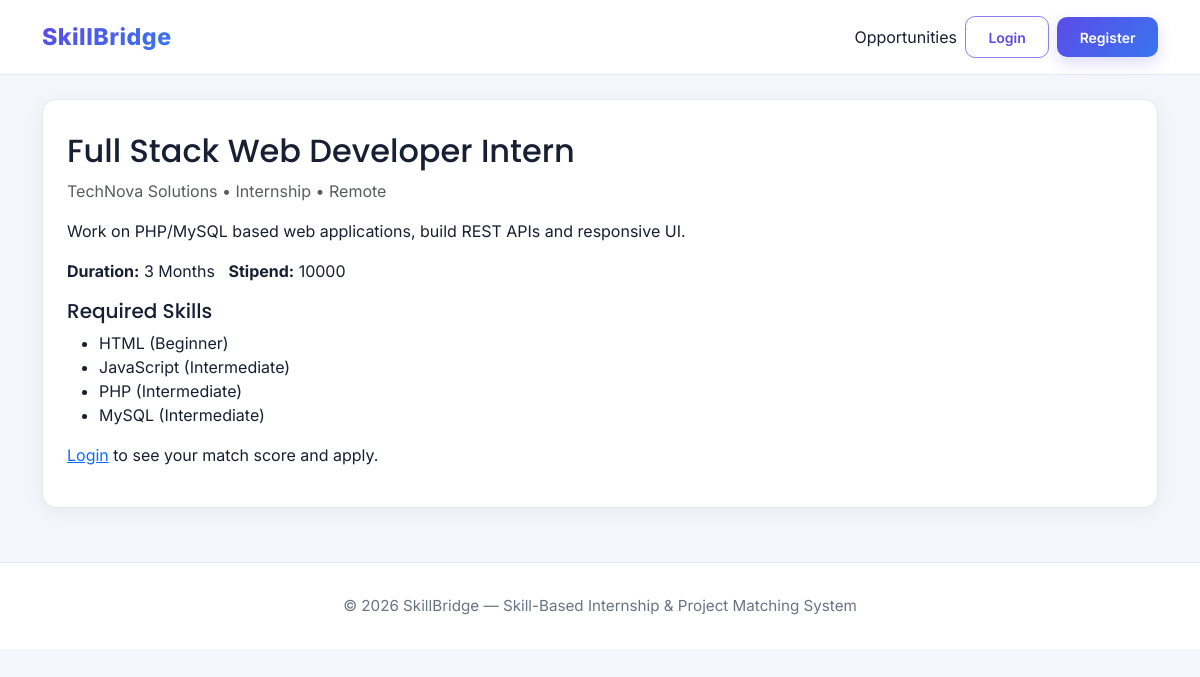
/opportunity.php?id=1, run on the app's committed database.
### tables this page shows
CREATE TABLE opportunities (
    id INT AUTO_INCREMENT PRIMARY KEY,
    title VARCHAR(150) NOT NULL,
    company VARCHAR(150) NOT NULL,
    type ENUM('Internship','Project') DEFAULT 'Internship',
    description TEXT,
    location VARCHAR(100) DEFAULT 'Remote',
    duration VARCHAR(50) DEFAULT NULL,
    stipend VARCHAR(50) DEFAULT NULL,
    posted_by INT DEFAULT NULL,
    created_at TIMESTAMP DEFAULT CURRENT_TIMESTAMP,
    FOREIGN KEY (posted_by) REFERENCES admins(id) ON DELETE SET NULL
);

CREATE TABLE opportunity_skills (
    id INT AUTO_INCREMENT PRIMARY KEY,
    opportunity_id INT NOT NULL,
    skill_id INT NOT NULL,
    required_level ENUM('Beginner','Intermediate','Advanced') DEFAULT 'Beginner',
    FOREIGN KEY (opportunity_id) REFERENCES opportunities(id) ON DELETE CASCADE,
    FOREIGN KEY (skill_id) REFERENCES skills(id) ON DELETE CASCADE,
    UNIQUE KEY unique_opp_skill (opportunity_id, skill_id)
);

CREATE TABLE skills (
    id INT AUTO_INCREMENT PRIMARY KEY,
    skill_name VARCHAR(100) UNIQUE NOT NULL,
    category VARCHAR(100) DEFAULT 'General'
);

### opportunity.php (the view, shortened to what this page needs)
<?php
require_once 'config/database.php';
$oppId = (int) ($_GET['id'] ?? 0);
$stmt = $conn->prepare("SELECT * FROM opportunities WHERE id = ?");
$stmt->bind_param("i", $oppId);
$stmt->execute();
$opp = $stmt->get_result()->fetch_assoc();
$reqSkills = $conn->prepare("SELECT s.skill_name, os.required_level FROM opportunity_skills os JOIN skills s ON s.id = os.skill_id WHERE os.opportunity_id = ?");
$reqSkills->bind_param("i", $oppId);
$reqSkills->execute();
$reqSkills = $reqSkills->get_result();
$studentId = $_SESSION['student_id'] ?? null;
$match = null; $gap = []; $alreadyApplied = false; $alreadyBookmarked = false;
include 'includes/header.php';
include 'includes/navbar.php';
?>
<div class="container py-4">
  <div class="sb-card p-4">
    <h2 class="mt-2"><?php echo htmlspecialchars($opp['title']); ?></h2>
    <p class="text-muted"><?php echo htmlspecialchars($opp['company']); ?> • <?php echo htmlspecialchars($opp['type']); ?> • <?php echo htmlspecialchars($opp['location']); ?></p>
    <p><?php echo nl2br(htmlspecialchars($opp['description'])); ?></p>
    <p><strong>Duration:</strong> <?php echo htmlspecialchars($opp['duration']); ?> &nbsp; <strong>Stipend:</strong> <?php echo htmlspecialchars($opp['stipend']); ?></p>
    <h5 class="mt-3">Required Skills</h5>
    <ul>
    <?php while ($rs = $reqSkills->fetch_assoc()): ?>
      <li><?php echo htmlspecialchars($rs['skill_name']); ?> (<?php echo $rs['required_level']; ?>)</li>
    <?php endwhile; ?>
    </ul>
    <?php if ($studentId): ?>
      <?php if (!empty($gap)): ?>
        <div class="sb-gap-box">
          <strong>Skill Gap:</strong> you're missing
          <?php echo implode(', ', array_map(fn($g) => htmlspecialchars($g['skill_name']), $gap)); ?>.
          <a href="<?php echo BASE_URL; ?>skills.php">Add these skills</a> to improve your match.
        </div>
      <?php endif; ?>
      <div class="mt-3 d-flex gap-2">
        <?php if ($alreadyApplied): ?>
          <button class="btn sb-btn-outline" disabled>Already Applied</button>
        <?php else: ?>
          <form method="POST" action="api/apply.php">
            <input type="hidden" name="opportunity_id" value="<?php echo $oppId; ?>">
            <button class="btn sb-btn-primary" type="submit">Apply Now</button>
          </form>
        <?php endif; ?>
        <form method="POST" action="api/bookmark.php">
          <input type="hidden" name="opportunity_id" value="<?php echo $oppId; ?>">
          <button class="btn sb-btn-outline" type="submit"><?php echo $alreadyBookmarked ? 'Remove Bookmark' : 'Bookmark'; ?></button>
        </form>
      </div>
    <?php else: ?>
      <p><a href="<?php echo BASE_URL; ?>login.php">Login</a> to see your match score and apply.</p>
    <?php endif; ?>
  </div>
</div>
<?php include 'includes/footer.php'; ?>

### includes/header.php (shortened to what this page needs)
<!DOCTYPE html>
<html lang="en">
<head>
<link rel="stylesheet" href="https://cdn.jsdelivr.net/npm/bootstrap@5.3.2/dist/css/bootstrap.min.css">
<link rel="stylesheet" href="https://cdn.jsdelivr.net/npm/bootstrap-icons@1.11.3/font/bootstrap-icons.min.css">
<link rel="stylesheet" href="<?php echo BASE_URL; ?>assets/css/style.css">
</head>
<body>

### includes/navbar.php (shortened to what this page needs)
<?php
$isLoggedIn = isset($_SESSION['student_id']);
?>
<?php if ($isLoggedIn): ?>
<button class="sb-mobile-toggle" type="button" aria-label="Open navigation" data-sb-sidebar-toggle>
  <i class="bi bi-list"></i>
</button>
<div class="sb-sidebar-backdrop" data-sb-sidebar-backdrop></div>
<aside class="sb-sidebar" data-sb-sidebar>
  <div class="sb-sidebar-head">
    <a class="sb-brand" href="<?php echo BASE_URL; ?>dashboard.php">SkillBridge</a>
    <button class="sb-sidebar-close" type="button" aria-label="Close navigation" data-sb-sidebar-close><i class="bi bi-x-lg"></i></button>
  </div>
  <div class="sb-user-mini">
    <div class="sb-avatar"><?php echo strtoupper(substr($_SESSION['student_name'] ?? 'S', 0, 1)); ?></div>
    <div>
      <strong><?php echo htmlspecialchars($_SESSION['student_name'] ?? 'Student'); ?></strong>
      <small>Student account</small>
    </div>
  </div>
  <div class="sb-nav-label">Workspace</div>
  <nav class="sb-side-nav">
    <a class="sb-side-link <?php echo sbNavActive('dashboard.php'); ?>" href="<?php echo BASE_URL; ?>dashboard.php"><i class="bi bi-grid-1x2-fill"></i><span>Dashboard</span></a>
    <a class="sb-side-link <?php echo sbNavActive('opportunities.php') || sbNavActive('opportunity.php') ? 'active' : ''; ?>" href="<?php echo BASE_URL; ?>opportunities.php"><i class="bi bi-briefcase-fill"></i><span>Opportunities</span></a>
    <a class="sb-side-link <?php echo sbNavActive('recommendations.php'); ?>" href="<?php echo BASE_URL; ?>recommendations.php"><i class="bi bi-stars"></i><span>Recommendations</span></a>
    <a class="sb-side-link <?php echo sbNavActive('career_roadmap.php'); ?>" href="<?php echo BASE_URL; ?>career_roadmap.php"><i class="bi bi-compass-fill"></i><span>Career Roadmap</span></a>
    <a class="sb-side-link <?php echo sbNavActive('skills.php'); ?>" href="<?php echo BASE_URL; ?>skills.php"><i class="bi bi-lightning-charge-fill"></i><span>My Skills</span></a>
    <a class="sb-side-link <?php echo sbNavActive('applications.php'); ?>" href="<?php echo BASE_URL; ?>applications.php"><i class="bi bi-send-fill"></i><span>Applications</span></a>
    <a class="sb-side-link <?php echo sbNavActive('bookmarks.php'); ?>" href="<?php echo BASE_URL; ?>bookmarks.php"><i class="bi bi-bookmark-fill"></i><span>Bookmarks</span></a>
  </nav>
  <div class="sb-nav-label">Account</div>
  <nav class="sb-side-nav">
    <a class="sb-side-link <?php echo sbNavActive('profile.php'); ?>" href="<?php echo BASE_URL; ?>profile.php"><i class="bi bi-person-fill"></i><span>Profile</span></a>
  </nav>
  <div class="sb-sidebar-footer">
    <a class="sb-logout-link" href="<?php echo BASE_URL; ?>profile.php?tab=account"><i class="bi bi-person-gear"></i><span>Account settings</span></a>
    <small>Logout is available inside Profile → Account.</small>
  </div>
</aside>
<main class="sb-main">
  <section class="sb-page-visual" aria-label="SkillBridge overview">
    <img src="<?php echo BASE_URL; ?>assets/images/skillbridge-visual.png" alt="SkillBridge skills and opportunities illustration">
    <div class="sb-page-visual-copy">
      <span>SKILLBRIDGE</span>
      <strong>Connect your skills with real opportunities.</strong>
    </div>
  </section>
<?php else: ?>
<nav class="sb-public-nav">
  <div class="container d-flex align-items-center justify-content-between">
    <a class="sb-brand" href="<?php echo BASE_URL; ?>index.php">SkillBridge</a>
    <div class="d-flex align-items-center gap-2">
      <a class="nav-link" href="<?php echo BASE_URL; ?>opportunities.php">Opportunities</a>
      <a class="btn sb-btn-outline btn-sm" href="<?php echo BASE_URL; ?>login.php">Login</a>
      <a class="btn sb-btn-primary btn-sm" href="<?php echo BASE_URL; ?>register.php">Register</a>
    </div>
  </div>
</nav>
<?php endif; ?>

### includes/footer.php (shortened to what this page needs)
<footer class="sb-footer">
  <div class="container text-center">
    <p class="mb-0">&copy; <?php echo date('Y'); ?> SkillBridge — Skill-Based Internship & Project Matching System</p>
  </div>
</footer>
</body>
</html>

### assets/css/style.css (style rules this page uses)
:root { --sb-primary: #6d28f5; --sb-primary-dark: #4c1dbf; --sb-secondary: #ff7a59; --sb-accent: #00d4b8; --sb-bg: #f5f6fb; --sb-text: #1c2333; --sb-muted: #6b7280; --sb-border: #e6e4fb; --sb-gradient: linear-gradient(135deg, #6d28f5 0%, #a855f7 50%, #ff7a59 100%); --sb-gradient-soft: linear-gradient(135deg, rgba(109,40,245,.08), rgba(255,122,89,.08)); --sb-shadow-sm: 0 2px 10px rgba(35, 20, 90, .06); --sb-shadow-md: 0 10px 30px rgba(35, 20, 90, .10); --sb-shadow-lg: 0 20px 45px rgba(35, 20, 90, .16); --sb-radius: 16px; }
* { scroll-behavior: smooth; }
body { background: radial-gradient(1200px 500px at 100% -10%, rgba(109,40,245,.08), transparent 60%), radial-gradient(900px 400px at -10% 20%, rgba(0,212,184,.08), transparent 55%), var(--sb-bg); color: var(--sb-text); font-family: 'Inter', 'Segoe UI', Arial, sans-serif; min-height: 100vh; }
h1, h2, h3, h4, h5, h6 { font-family: 'Poppins', 'Segoe UI', Arial, sans-serif; }
a { transition: color .2s ease; }
.sb-brand { font-weight: 800 !important; font-size: 1.5rem; background: var(--sb-gradient); -webkit-background-clip: text; background-clip: text; -webkit-text-fill-color: transparent; letter-spacing: .5px; }
.sb-card { background: #fff; border: 1px solid var(--sb-border); border-radius: var(--sb-radius); box-shadow: var(--sb-shadow-sm); transition: transform .25s ease, box-shadow .25s ease, border-color .25s ease; position: relative; overflow: hidden; }
.sb-card::before { content: ""; position: absolute; top: 0; left: 0; right: 0; height: 4px; background: var(--sb-gradient); opacity: 0; transition: opacity .25s ease; }
.sb-btn-primary { background: var(--sb-gradient); background-size: 160% 160%; color: #fff; border: none; font-weight: 600; padding: .6rem 1.4rem; border-radius: 10px; box-shadow: 0 6px 16px rgba(109,40,245,.28); transition: all .25s ease; }
.sb-btn-outline { background: #fff; color: var(--sb-primary); border: 1.5px solid var(--sb-primary); font-weight: 600; padding: .6rem 1.4rem; border-radius: 10px; transition: all .25s ease; }
.sb-footer { padding: 2rem 0; margin-top: 4rem; color: var(--sb-muted); background: #fff; border-top: 1px solid var(--sb-border); text-align: center; font-size: .95rem; }
:root { --sb-primary: #5b4be7; --sb-primary-dark: #4032b8; --sb-accent: #2a9df4; --sb-bg: #f4f6fb; --sb-text: #172033; --sb-muted: #697386; --sb-border: #e4e8f1; --sb-sidebar: #10172a; --sb-sidebar-muted: #9ba6bd; --sb-shadow-sm: 0 4px 18px rgba(24, 35, 58, .06); --sb-shadow-md: 0 14px 36px rgba(24, 35, 58, .10); --sb-gradient: linear-gradient(135deg, #5b4be7 0%, #3976ee 100%); --sb-gradient-soft: linear-gradient(135deg, rgba(91,75,231,.08), rgba(57,118,238,.06)); --sb-radius: 14px; }
body { background: var(--sb-bg); color: var(--sb-text); }
.sb-public-nav { background:#fff; border-bottom:1px solid var(--sb-border); padding:16px 0; }
.sb-public-nav .sb-brand { font-weight:800; font-size:1.45rem; background:var(--sb-gradient); -webkit-background-clip:text; background-clip:text; -webkit-text-fill-color:transparent; }
.sb-card { border-color:var(--sb-border); border-radius:14px; box-shadow:var(--sb-shadow-sm); }
.sb-btn-primary { background:var(--sb-gradient); box-shadow:0 6px 16px rgba(91,75,231,.20); }
.sb-btn-outline { color:var(--sb-primary); border-color:#8c82ed; }
.sb-footer { margin-top:30px; }

### data on the page
opportunities: title "Full Stack Web Developer Intern", company "TechNova Solutions", type "Internship", location "Remote", description "Work on PHP/MySQL based web applications, build REST APIs and responsive UI.", duration "3 Months", stipend "10000"
opportunity_skills: skill.skill_name "HTML", required_level "Beginner"
opportunity_skills: skill.skill_name "JavaScript", required_level "Intermediate"
opportunity_skills: skill.skill_name "PHP", required_level "Intermediate"
opportunity_skills: skill.skill_name "MySQL", required_level "Intermediate"
